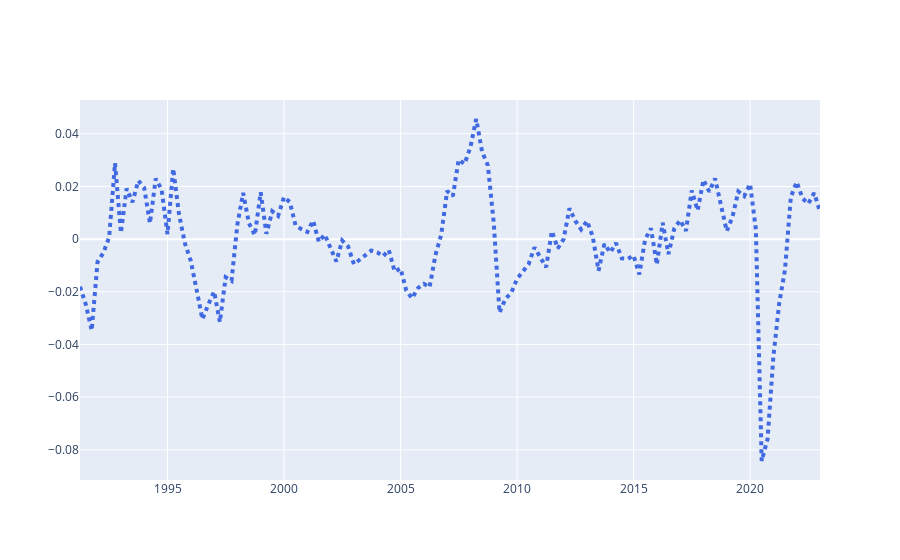

Here is the notebook cell this chart was saved with:
### Code cell
import plotly.graph_objects as go # Gráfico interactivo para ello se empleó la librería Plotly

# Create traces
fig = go.Figure()
fig.add_trace(go.Scatter(x=datos.index, y=datos["Ciclo_LOGPIB"] , name='Ciclo',
                         line=dict(color='royalblue', width=4, dash='dot')))
fig.show()
